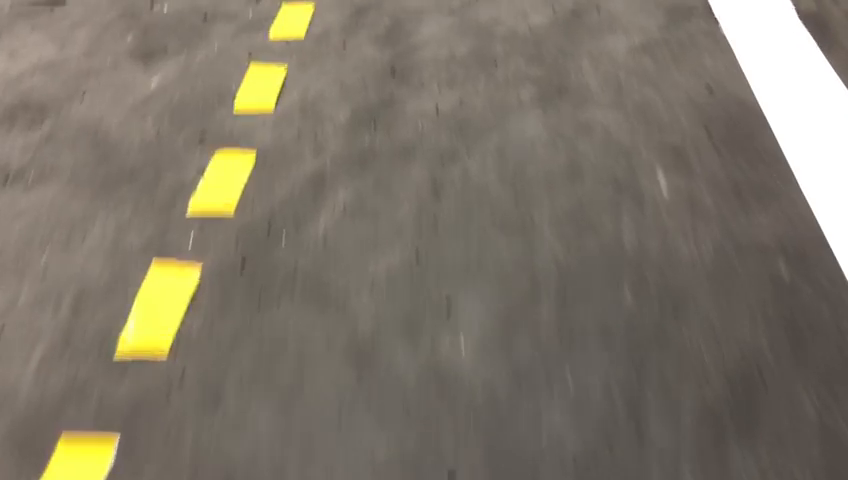
#> input picture frame 31 of video/rale.mp4, 848 x 480 px, given in place of test3.mp4, which was not available
$ python LaneKeepingAlgorithm.py
#> lines starting #> are read from the running program, lines starting #| are printed output that depends on the picture; after the words box and inside, x2 and y2 are one past the last pixel; in counts of white or black regions, pixels touching at a corner belong together; pictures that were not available may be replaced by others from this repository, and a replacement may not be noted
import cv2
import numpy as np
import math

class LaneDetection:
    def __init__(self, video_path):
        self.video = cv2.VideoCapture(video_path)
        self.speed = 8
        self.kp = 0.4
        self.kd = self.kp * 0.65

    def detect_edges(self, frame):
        gray = cv2.cvtColor(frame, cv2.COLOR_BGR2GRAY)
        blurred = cv2.GaussianBlur(gray, (5, 5), 0)
        edges = cv2.Canny(blurred, 50, 150)
        return edges

    def region_of_interest(self, edges):
        height, width = edges.shape
        mask = np.zeros_like(edges)
        vertices = np.array([[(0, height), (width/3, height/2), (width*2/3, height/2), (width, height)]], dtype=np.int32)
        cv2.fillPoly(mask, vertices, 255)
        cropped_edges = cv2.bitwise_and(edges, mask)
        return cropped_edges

    def detect_line_segments(self, cropped_edges):
        rho = 1
        theta = np.pi / 180
        min_threshold = 30
        line_segments = cv2.HoughLinesP(cropped_edges, rho, theta, min_threshold, np.array([]), minLineLength=5, maxLineGap=150)
        return line_segments

    def average_slope_intercept(self, frame, line_segments):
        lane_lines = []

        if line_segments is None:
            print("no line segments detected")
            return lane_lines

        height, width,_ = frame.shape
        left_fit = []
        right_fit = []

        boundary = 1/3
        left_region_boundary = width * (1 - boundary)
        right_region_boundary = width * boundary

        for line_segment in line_segments:
            for x1, y1, x2, y2 in line_segment:
                if x1 == x2:
                    print("skipping vertical lines (slope = infinity")
                    continue

                fit = np.polyfit((x1, x2), (y1, y2), 1)
                slope = (y2 - y1) / (x2 - x1)
                intercept = y1 - (slope * x1)

                if slope < 0:
                    if x1 < left_region_boundary and x2 < left_region_boundary:
                        left_fit.append((slope, intercept))
                else:
                    if x1 > right_region_boundary and x2 > right_region_boundary:
                        right_fit.append((slope, intercept))

        left_fit_average = np.average(left_fit, axis=0)
        if len(left_fit) > 0:
            lane_lines.append(self.make_points(frame, left_fit_average))

        right_fit_average = np.average(right_fit, axis=0)
        if len(right_fit) > 0:
            lane_lines.append(self.make_points(frame, right_fit_average))

        return lane_lines

    def make_points(self, frame, line):
        height, width, _ = frame.shape
        slope, intercept = line
        y1 = height
        y2 = int(y1 / 2)
        if slope == 0:
            slope = 0.1
        x1 = int((y1 - intercept) / slope)
        x2 = int((y2 - intercept) / slope)
        return [[x1, y1, x2, y2]]

    def display_lines(self, frame, lines, line_color=(0, 255, 0), line_width=6):
        line_image = np.zeros_like(frame)

        if lines is not None:
            for line in lines:
                for x1, y1, x2, y2 in line:
                    length = np.sqrt((x2 - x1)**2 + (y2 - y1)**2)
                    if length < 780:
                        line_color = (0, 255, 0)
                    else:
                        line_color = (0, 255, 255)
                    cv2.line(line_image, (x1, y1), (x2, y2), line_color, line_width)

        line_image = cv2.addWeighted(frame, 0.8, line_image, 1, 1)

        return line_image

    def display_heading_line(self, frame, steering_angle, line_color=(0, 0, 255), line_width=5 ):
        heading_image = np.zeros_like(frame)
        height, width, _ = frame.shape
        steering_angle_radian = steering_angle / 180.0 * math.pi
        x1 = int(width / 2)
        y1 = height
        x2 = int(x1 - height / 2 / math.tan(steering_angle_radian))
        y2 = int(height / 2)
        cv2.line(heading_image, (x1, y1), (x2, y2), line_color, line_width)
        heading_image = cv2.addWeighted(frame, 0.8, heading_image, 1, 1)
        return heading_image

    def get_steering_angle(self, frame, lane_lines):
        height, width,_ = frame.shape

        if len(lane_lines) == 2:
            _, _, left_x2, _ = lane_lines[0][0]
            _, _, right_x2, _ = lane_lines[1][0]
            mid = int(width / 2)
            x_offset = (left_x2 + right_x2) / 2 - mid
            y_offset = int(height / 2)

        elif len(lane_lines) == 1:
            x1, _, x2, _ = lane_lines[0][0]
            x_offset = x2 - x1
            y_offset = int(height / 2)

        elif len(lane_lines) == 0:
            x_offset = 0
            y_offset = int(height / 2)

        angle_to_mid_radian = math.atan(x_offset / y_offset)
        angle_to_mid_deg = int(angle_to_mid_radian * 180.0 / math.pi)
        steering_angle = angle_to_mid_deg + 90

        return steering_angle

    def run(self):
        while True:
            ret, frame = self.video.read()
#> frame is the input picture: shape (480, 848, 3); mean B, G, R 104.8, 118.4, 126.1
            if not ret:
                break

            frame = cv2.flip(frame, 1)
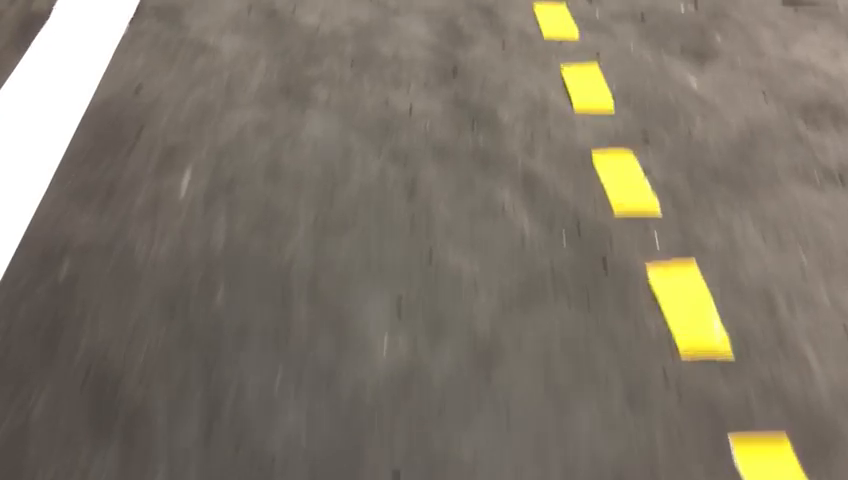
#> frame: shape (480, 848, 3); mean B, G, R 104.8, 118.4, 126.1
            edges = self.detect_edges(frame)
#> in detect_edges, `gray = cv2.cvtColor(frame, cv2.COLOR_BGR2GRAY)`:
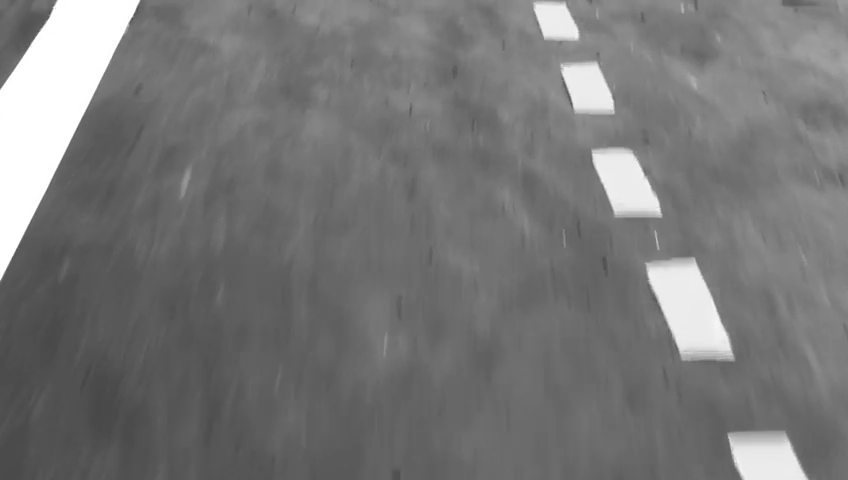
#> gray: shape (480, 848); min 71, max 255, mean 119.3
#> in detect_edges, `edges = cv2.Canny(blurred, 50, 150)`:
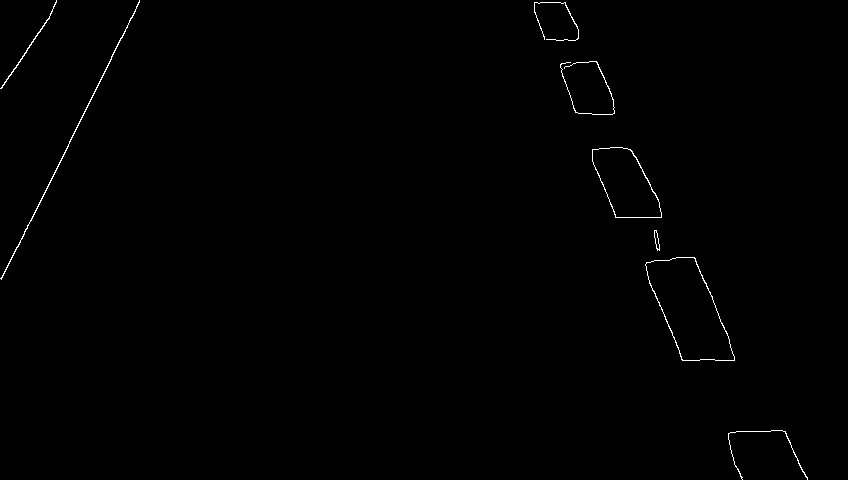
#> edges: shape (480, 848); 0.43% white in thin lines or dots
            roi = self.region_of_interest(edges)
#> in region_of_interest, `cv2.fillPoly(mask, vertices, 255)`:
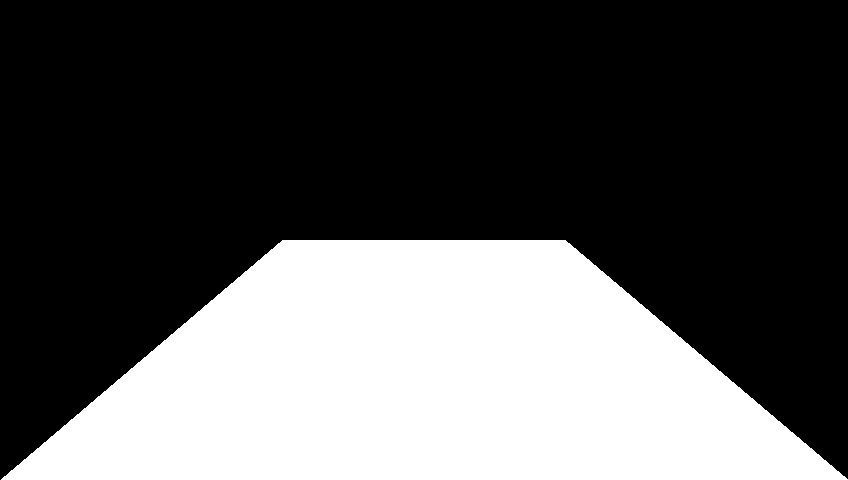
#> mask: shape (480, 848); 33.4% white; 1 white region, box (x1, y1, x2, y2) and area: (1, 240, 848, 480) 135763
#> in region_of_interest, `cropped_edges = cv2.bitwise_and(edges, mask)`:
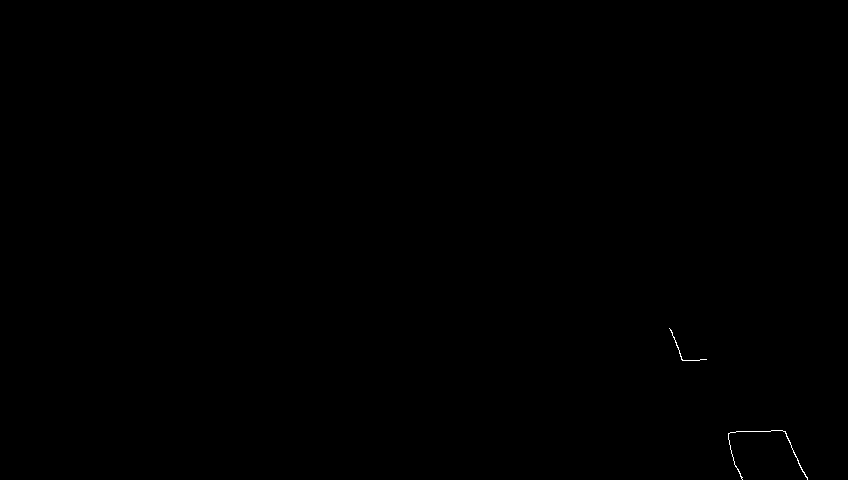
#> cropped_edges: shape (480, 848); 0.06% white in thin lines or dots, all inside (x1, y1, x2, y2) = (669, 328, 808, 480)
            line_segments = self.detect_line_segments(roi)
#> in detect_line_segments, `line_segments = cv2.HoughLinesP(cropped_edges, rho, theta, min_thresho..`: line_segments = [[730, 432, 782, 430], [784, 431, 801, 469], [670, 329, 683, 360]]
            lane_lines = self.average_slope_intercept(frame, line_segments)
#> the loop in average_slope_intercept, `for line_segment in line_segments:` made 3 passes
#> after the loop in average_slope_intercept, `for line_segment in line_segments:`: left_fit = []; right_fit = [(2.24, -1321.5), (2.38, -1268.7)]
#> in average_slope_intercept, `left_fit_average = np.average(left_fit, axis=0)`: left_fit_average = nan
#> in average_slope_intercept, `right_fit_average = np.average(right_fit, axis=0)`: right_fit_average = [2.31, -1295.1]
#> in make_points, `slope, intercept = line`: slope = 2.31; intercept = -1295.1
#> in make_points, `x1 = int((y1 - intercept) / slope)`: x1 = 768
#> in make_points, `x2 = int((y2 - intercept) / slope)`: x2 = 664
#> lane_lines = [[[768, 480, 664, 240]]]
            lane_lines_image = self.display_lines(frame, lane_lines)
#> the loop in display_lines, `for line in lines:` made 1 pass
#> in display_lines, `line_image = cv2.addWeighted(frame, 0.8, line_image, 1, 1)`:
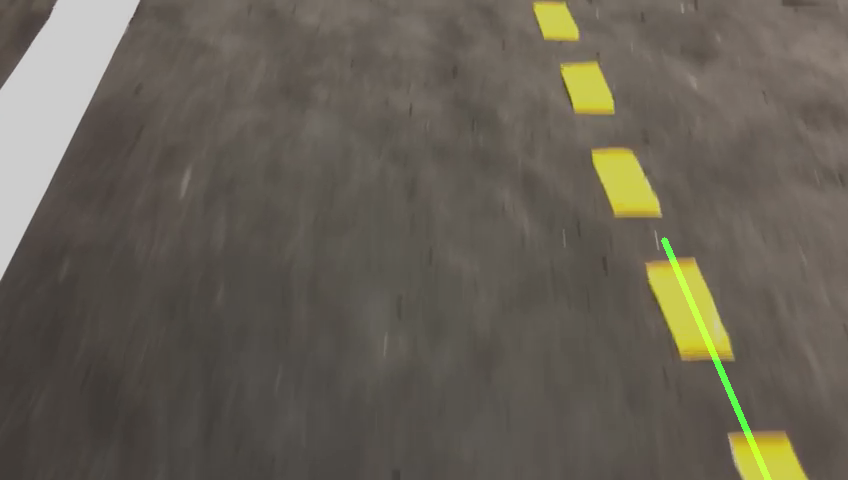
#> line_image: shape (480, 848, 3); mean B, G, R 84.8, 96.2, 101.9
            steering_angle = self.get_steering_angle(frame, lane_lines)
#> in get_steering_angle, `x1, _, x2, _ = lane_lines[0][0]`: x1 = 768; x2 = 664
#> in get_steering_angle, `x_offset = x2 - x1`: x_offset = -104
#> in get_steering_angle, `angle_to_mid_radian = math.atan(x_offset / y_offset)`: angle_to_mid_radian = -0.409
#> in get_steering_angle, `angle_to_mid_deg = int(angle_to_mid_radian * 180.0 / math.pi)`: angle_to_mid_deg = -23
#> in get_steering_angle, `steering_angle = angle_to_mid_deg + 90`: steering_angle = 67
#> steering_angle = 67
            heading_image = self.display_heading_line(lane_lines_image, steering_angle)
#> in display_heading_line, `steering_angle_radian = steering_angle / 180.0 * math.pi`: steering_angle_radian = 1.17
#> in display_heading_line, `x2 = int(x1 - height / 2 / math.tan(steering_angle_radian))`: x2 = 322
#> in display_heading_line, `heading_image = cv2.addWeighted(frame, 0.8, heading_image, 1, 1)`:
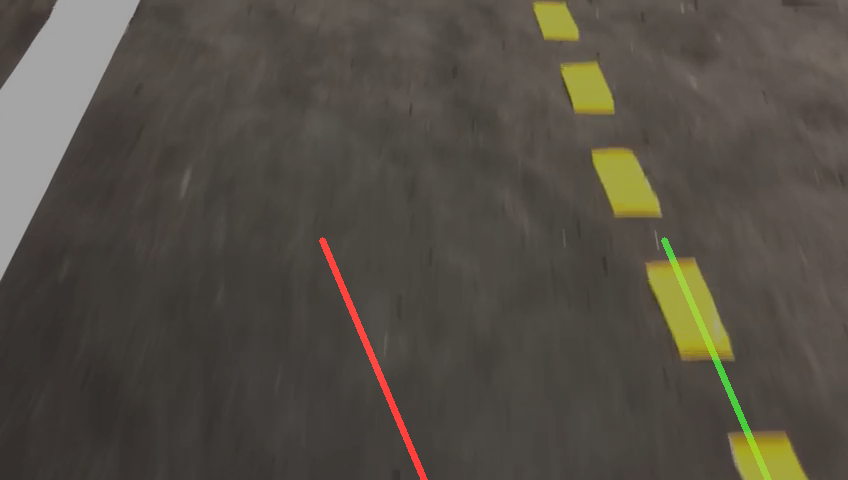
#> heading_image: shape (480, 848, 3); mean B, G, R 68.8, 77.9, 83.3

            cv2.imshow("heading line", heading_image)

            key = cv2.waitKey(1)
#> (key Esc is pressed here)
            if key == 32:
                break

        self.video.release()
        cv2.destroyAllWindows()

if __name__ == "__main__":
    ld = LaneDetection("video/test3.mp4")
    ld.run()

$ run again, starting later in the video
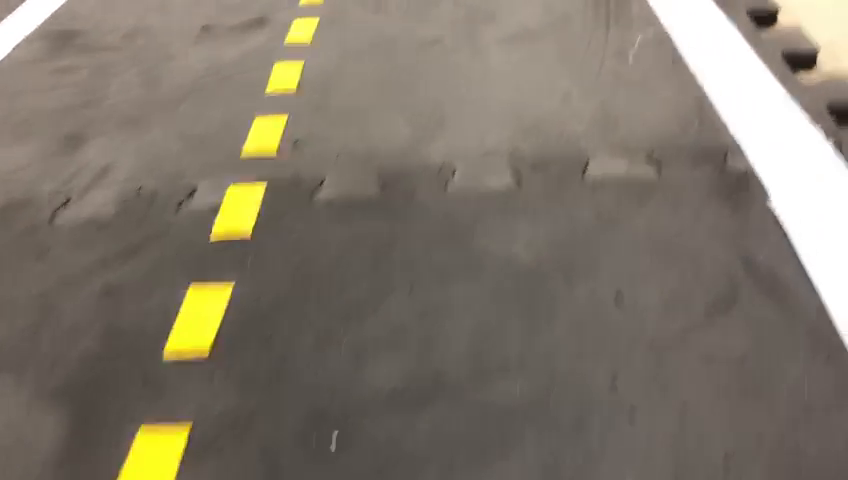
#> input picture frame 141 of video/rale.mp4, 848 x 480 px, given in place of test3.mp4, which was not available
#> in run, frame is the input picture: shape (480, 848, 3); mean B, G, R 106.5, 119.7, 128.1
#> in detect_edges, `edges = cv2.Canny(blurred, 50, 150)`:
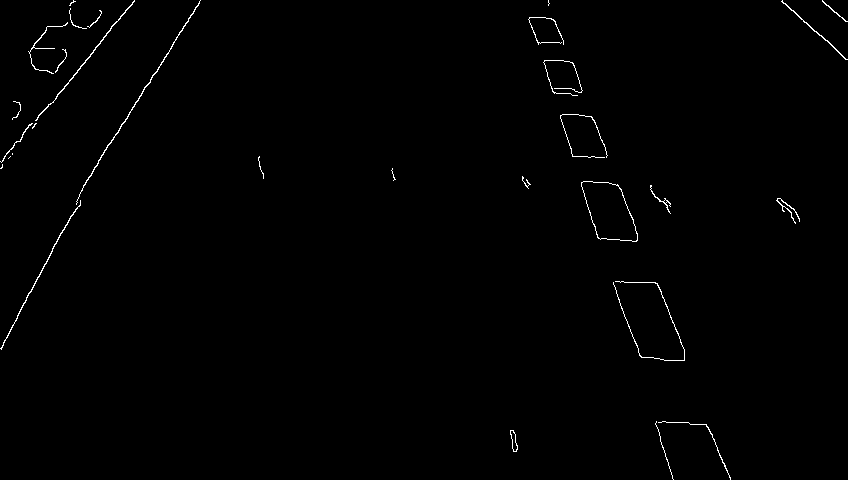
#> edges: shape (480, 848); 0.65% white in thin lines or dots
#> mask: shape (480, 848); 33.4% white; 1 white region, box (x1, y1, x2, y2) and area: (1, 240, 848, 480) 135763
#> cropped_edges: shape (480, 848); 0.09% white in thin lines or dots, all inside (x1, y1, x2, y2) = (510, 282, 731, 480)
#> in detect_line_segments, `line_segments = cv2.HoughLinesP(cropped_edges, rho, theta, min_thresho..`: line_segments = [[613, 283, 666, 422], [680, 360, 730, 479], [625, 317, 668, 465], [656, 421, 706, 424]]
#> the loop in average_slope_intercept, `for line_segment in line_segments:` made 4 passes
#> after the loop in average_slope_intercept, `for line_segment in line_segments:`: left_fit = []; right_fit = [(2.62, -1324.7), (2.38, -1258.4), (3.44, -1834.2), (0.06, 381.6)]
#> left_fit_average = nan
#> right_fit_average = [2.13, -1008.9]
#> slope = 2.13; intercept = -1008.9
#> in make_points, `x1 = int((y1 - intercept) / slope)`: x1 = 700
#> in make_points, `x2 = int((y2 - intercept) / slope)`: x2 = 587
#> lane_lines = [[[700, 480, 587, 240]]]
#> the loop in display_lines, `for line in lines:` made 1 pass
#> in get_steering_angle, `x1, _, x2, _ = lane_lines[0][0]`: x1 = 700; x2 = 587
#> x_offset = -113
#> angle_to_mid_radian = -0.44
#> angle_to_mid_deg = -25
#> in get_steering_angle, `steering_angle = angle_to_mid_deg + 90`: steering_angle = 65
#> steering_angle_radian = 1.13
#> in display_heading_line, `x2 = int(x1 - height / 2 / math.tan(steering_angle_radian))`: x2 = 312
#> in display_heading_line, `heading_image = cv2.addWeighted(frame, 0.8, heading_image, 1, 1)`:
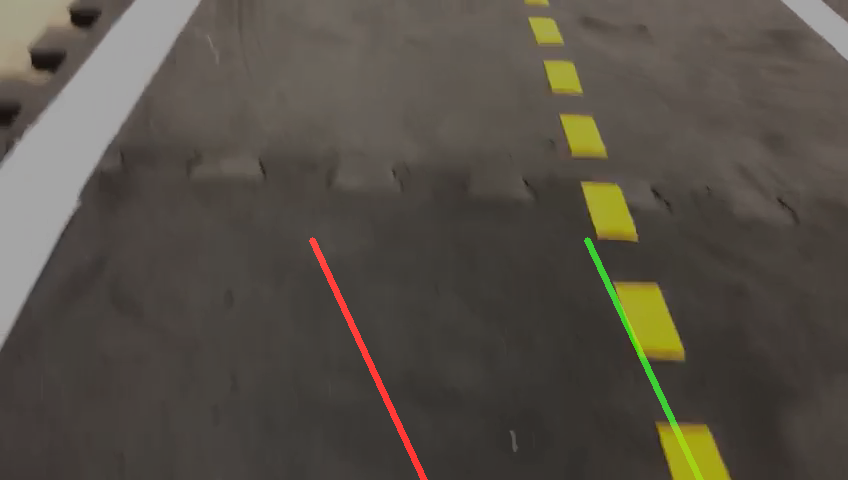
#> heading_image: shape (480, 848, 3); mean B, G, R 69.9, 78.9, 84.6

$ run again, starting later in the video
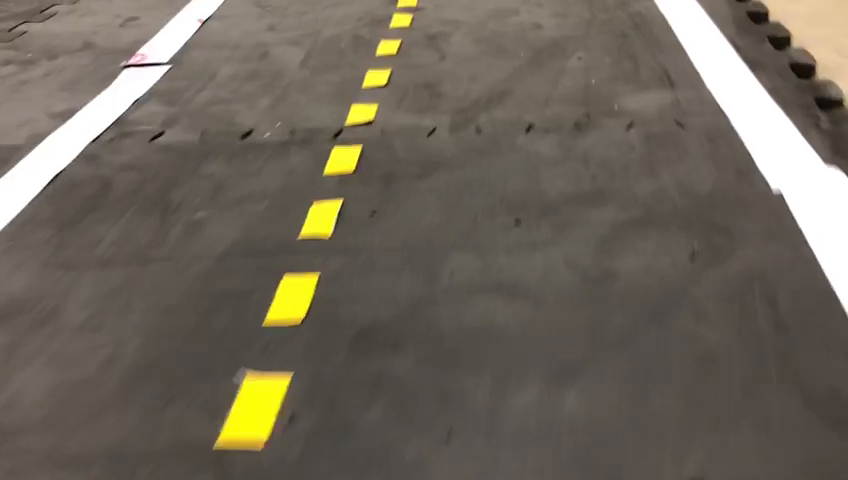
#> input picture frame 252 of video/rale.mp4, 848 x 480 px, given in place of test3.mp4, which was not available
#> in run, frame is the input picture: shape (480, 848, 3); mean B, G, R 90.9, 103.1, 110.5
#> in detect_edges, `edges = cv2.Canny(blurred, 50, 150)`:
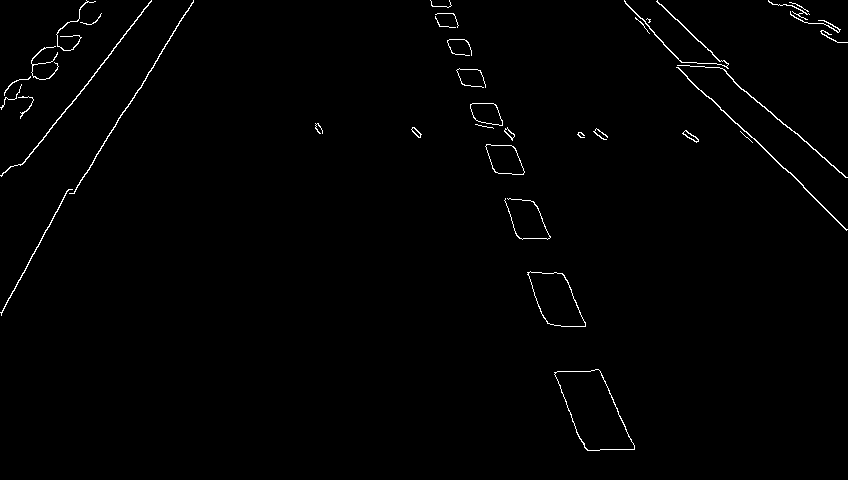
#> edges: shape (480, 848); 0.94% white in thin lines or dots
#> mask: shape (480, 848); 33.4% white; 1 white region, box (x1, y1, x2, y2) and area: (1, 240, 848, 480) 135763
#> cropped_edges: shape (480, 848); 0.12% white in thin lines or dots, all inside (x1, y1, x2, y2) = (527, 271, 635, 451)
#> in detect_line_segments, `line_segments = cv2.HoughLinesP(cropped_edges, rho, theta, min_thresho..`: line_segments = [[556, 272, 634, 448], [554, 372, 581, 441], [567, 280, 632, 449], [527, 272, 577, 434], [587, 450, 634, 449], [528, 272, 562, 273], [555, 372, 590, 371]]
#> the loop in average_slope_intercept, `for line_segment in line_segments:` made 7 passes
#> after the loop in average_slope_intercept, `for line_segment in line_segments:`: left_fit = []; right_fit = [(2.26, -982.6), (2.56, -1043.8), (2.6, -1194.2), (3.24, -1435.5), (0.0294, 256.5)]
#> left_fit_average = nan
#> right_fit_average = [2.14, -879.9]
#> slope = 2.14; intercept = -879.9
#> in make_points, `x1 = int((y1 - intercept) / slope)`: x1 = 636
#> in make_points, `x2 = int((y2 - intercept) / slope)`: x2 = 524
#> lane_lines = [[[636, 480, 524, 240]]]
#> the loop in display_lines, `for line in lines:` made 1 pass
#> in get_steering_angle, `x1, _, x2, _ = lane_lines[0][0]`: x1 = 636; x2 = 524
#> x_offset = -112
#> angle_to_mid_radian = -0.437
#> angle_to_mid_deg = -25
#> in get_steering_angle, `steering_angle = angle_to_mid_deg + 90`: steering_angle = 65
#> steering_angle_radian = 1.13
#> in display_heading_line, `x2 = int(x1 - height / 2 / math.tan(steering_angle_radian))`: x2 = 312
#> in display_heading_line, `heading_image = cv2.addWeighted(frame, 0.8, heading_image, 1, 1)`:
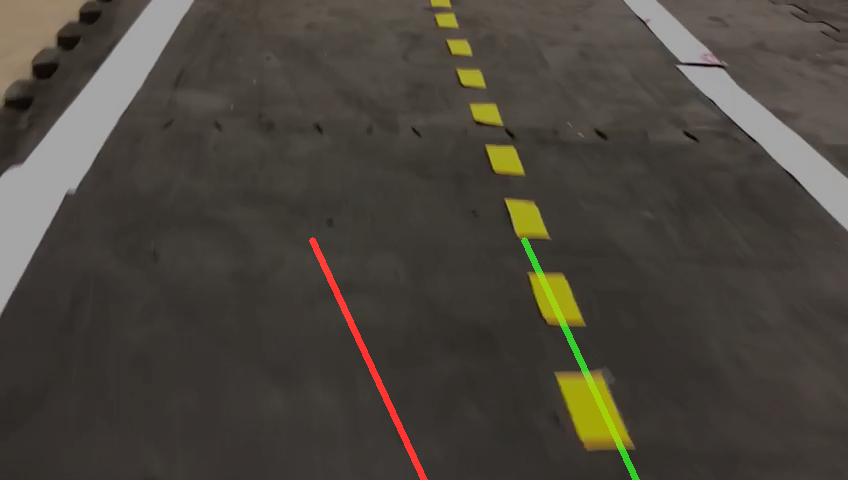
#> heading_image: shape (480, 848, 3); mean B, G, R 59.9, 68.2, 73.4
